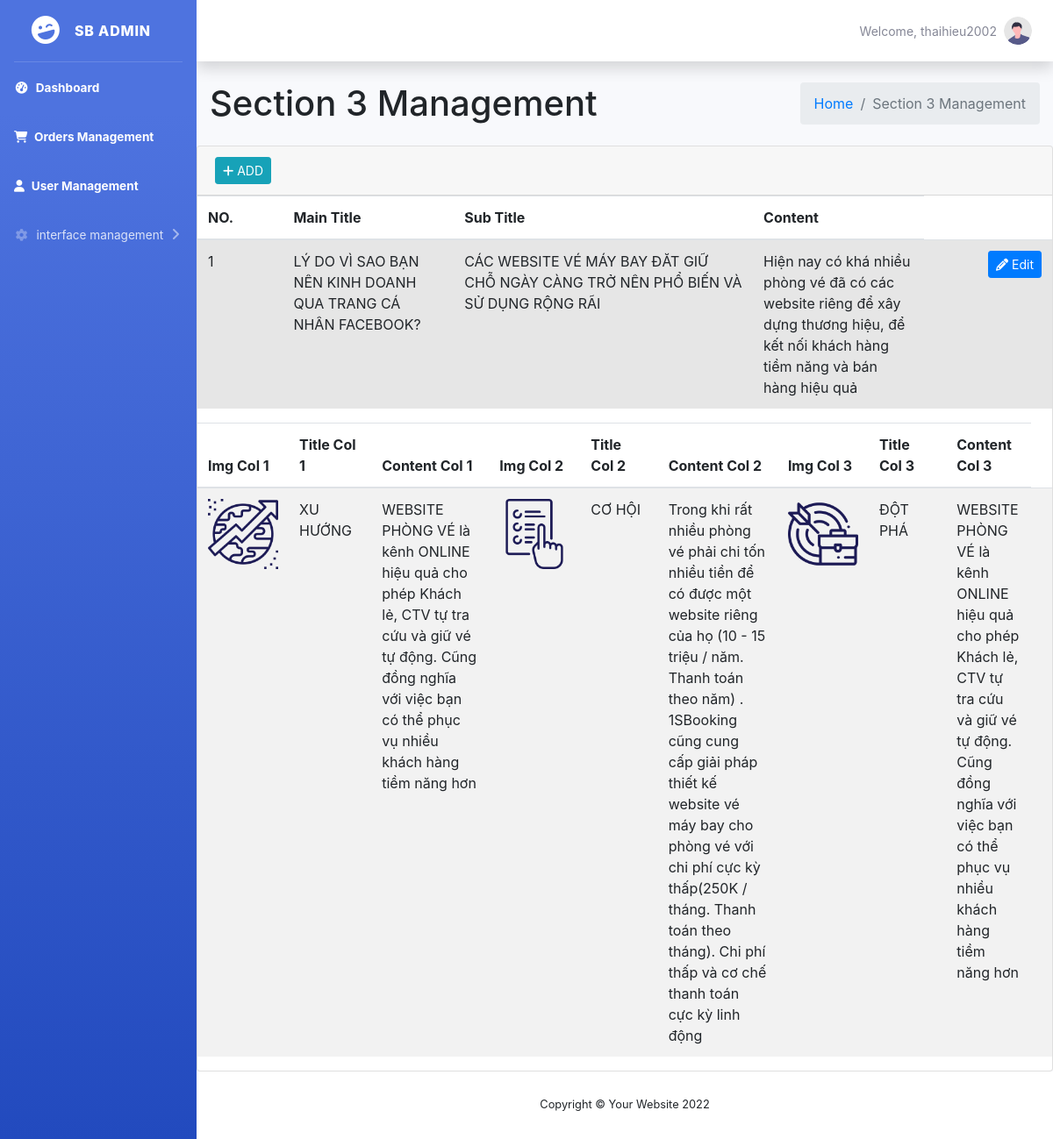
The app's page /views/section3.php (signed in) with its own data.
### tables this page shows
CREATE TABLE IF NOT EXISTS `section_3` (
  `id` int(11) NOT NULL AUTO_INCREMENT,
  `main_title` varchar(500) NOT NULL,
  `sub_title` varchar(500) NOT NULL,
  `des` varchar(500) NOT NULL,
  `img_col_1` varchar(500) NOT NULL,
  `title_col_1` varchar(500) NOT NULL,
  `des_col_1` varchar(500) NOT NULL,
  `img_col_2` varchar(500) NOT NULL,
  `title_col_2` varchar(500) NOT NULL,
  `des_col_2` varchar(500) NOT NULL,
  `img_col_3` varchar(500) NOT NULL,
  `title_col_3` varchar(500) NOT NULL,
  `des_col_3` varchar(500) NOT NULL,
  PRIMARY KEY (`id`)
);

### models/db.php (called while the page is built)
<?php
class Db
{
	public static $connection;
    public function __construct()
    {
    if (!self::$connection) {
    self::$connection = new mysqli(DB_HOST, DB_USER, DB_PASSWORD, DB_NAME,PORT);
    self::$connection->set_charset(DB_CHARSET);
    }
    return self::$connection;
    }
}

### models/section3.php (called while the page is built, shortened)
<?php
class Section3 extends Db
{
    public function getAllSection3()
    {
        $sql = self::$connection->prepare("SELECT * FROM `section_3`");
        $sql->execute();
        $item = $sql->get_result()->fetch_all(MYSQLI_ASSOC);
        return $item;
    }
}

### views/section3.php (the view, shortened to what this page needs)
<?php
include "header.php";
?>
<div class="content-wrapper">
    <section class="content-header">
        <div class="container-fluid">
            <div class="row mb-2">
                <div class="col-sm-6">
                    <h1>Section 3 Management</h1>
                </div>
                <div class="col-sm-6">
                    <ol class="breadcrumb float-sm-right">
                        <li class="breadcrumb-item"><a href="index.php">Home</a></li>
                        <li class="breadcrumb-item active">Section 3 Management</li>
                    </ol>
                </div>
            </div>
        </div>
    </section>
    <section class="content">
        <div class="card">
            <div class="card-header">
                <div class="card-tools">
                    <button type="button" class="btn btn-info btn-sm" data-toggle="modal" data-target="#addSS3"><i class="fas fa-plus"></i> ADD</button>
                </div>
            </div>
            <div class="card-body p-0">
                <?php
                $count = 1;
                $getAllSection3 = $section3->getAllSection3();
                foreach ($getAllSection3 as $value) : ?>
                    <table class="table table-striped projects">
                        <thead>
                            <tr>
                                <th style="width: 10%">
                                    NO.
                                </th>
                                <th style="width: 20%">
                                    Main Title
                                </th>
                                <th style="width: 35%">
                                    Sub Title
                                </th>
                                <th style="width: 20%">
                                    Content
                                </th>
                            </tr>
                        </thead>
                        <tbody style="background: #f2f2f2;">
                            <tr>
                                <td><?php echo $count++ ?></td>
                                <td><?php echo $value['main_title'] ?></td>
                                <td><?php echo $value['sub_title'] ?></td>
                                <td><?php echo $value['des'] ?></td>
                                <td class="project-actions text-right">
                                    <a class="btn btn-primary btn-sm" href="editSection3.php?id=<?php echo $value['id']; ?>">
                                        <i class="fas fa-pencil-alt">
                                        </i>
                                        Edit
                                    </a>
                                </td>
                            </tr>
                        </tbody>
                    </table>
                    <table class="table table-striped projects">
                        <thead>
                            <tr>
                                <th style="width: 10%">
                                    Img Col 1
                                </th>
                                <th style="width: 10%">
                                    Title Col 1
                                </th>
                                <th style="width: 15%">
                                    Content Col 1
                                </th>
                                <th style="width: 10%">
                                    Img Col 2
                                </th>
                                <th style="width: 10%">
                                    Title Col 2
                                </th>
                                <th style="width: 15%">
                                    Content Col 2
                                </th>
                                <th style="width: 10%">
                                    Img Col 3
                                </th>
                                <th style="width: 10%">
                                    Title Col 3
                                </th>
                                <th style="width: 15%">
                                    Content Col 3
                                </th>
                            </tr>
                        </thead>
                        <tbody>
                            <tr>
                                <td><img src="../public/image/<?php echo $value['img_col_1'] ?>" alt="" style="width: 80px;"></td>
                                <td><?php echo $value['title_col_1'] ?></td>
                                <td><?php echo $value['des_col_1'] ?></td>
                                <td><img src="../public/image/<?php echo $value['img_col_2'] ?>" alt="" style="width: 80px;"></td>
                                <td><?php echo $value['title_col_2'] ?></td>
                                <td><?php echo $value['des_col_2'] ?></td>
                                <td><img src="../public/image/<?php echo $value['img_col_3'] ?>" alt="" style="width: 80px;"></td>
                                <td><?php echo $value['title_col_3'] ?></td>
                                <td><?php echo $value['des_col_3'] ?></td>
                                <td class="project-actions text-right">
                                </td>
                            </tr>
                        </tbody>
                    </table>
                <?php endforeach; ?>
            </div>
        </div>
    </section>
</div>
<?php include "footer.php"; ?>

### records on screen
section_3: main_title "LÝ DO VÌ SAO BẠN NÊN KINH DOANH QUA TRANG CÁ NHÂN FACEBOOK?", sub_title "CÁC WEBSITE VÉ MÁY BAY ĐĂT GIỮ CHỖ NGÀY CÀNG TRỞ NÊN PHỔ BIẾN VÀ SỬ DỤNG RỘNG RÃI", des "Hiện nay có khá nhiều phòng vé đã có các website riêng để xây dựng thương hiệu, để kết nối khách hàng tiềm năng và bán hàng hiệu quả", img_col_1 (picture), title_col_1 "XU HƯỚNG", des_col_1 "WEBSITE PHÒNG VÉ là kênh ONLINE hiệu quả cho phép Khách lẻ, CTV tự tra cứu và giữ vé tự động. Cũng đồng nghĩa với việc bạn có thể phục vụ nhiều khách hàng tiềm năng hơn", img_col_2 (picture), title_col_2 "CƠ HỘI", des_col_2 "Trong khi rất nhiều phòng vé phải chi tốn nhiều tiền để có được một website riêng của họ (10 - 15 triệu / năm. Thanh toán theo năm) . 1SBooking cũng cung cấp giải pháp thiết kế website vé máy bay cho phòng vé với chi phí cực kỳ thấp(250K / tháng. Thanh toán theo tháng). Chi phí thấp và cơ chế thanh toán cực kỳ linh động", img_col_3 (picture), title_col_3 "ĐỘT PHÁ", des_col_3 "WEBSITE PHÒNG VÉ là kênh ONLINE hiệu quả cho phép Khách lẻ, CTV tự tra cứu và giữ vé tự động. Cũng đồng nghĩa với việc bạn có thể phục vụ nhiều khách hàng tiềm năng hơn"

### other values on screen
$_SESSION['user'] "thaihieu2002"
